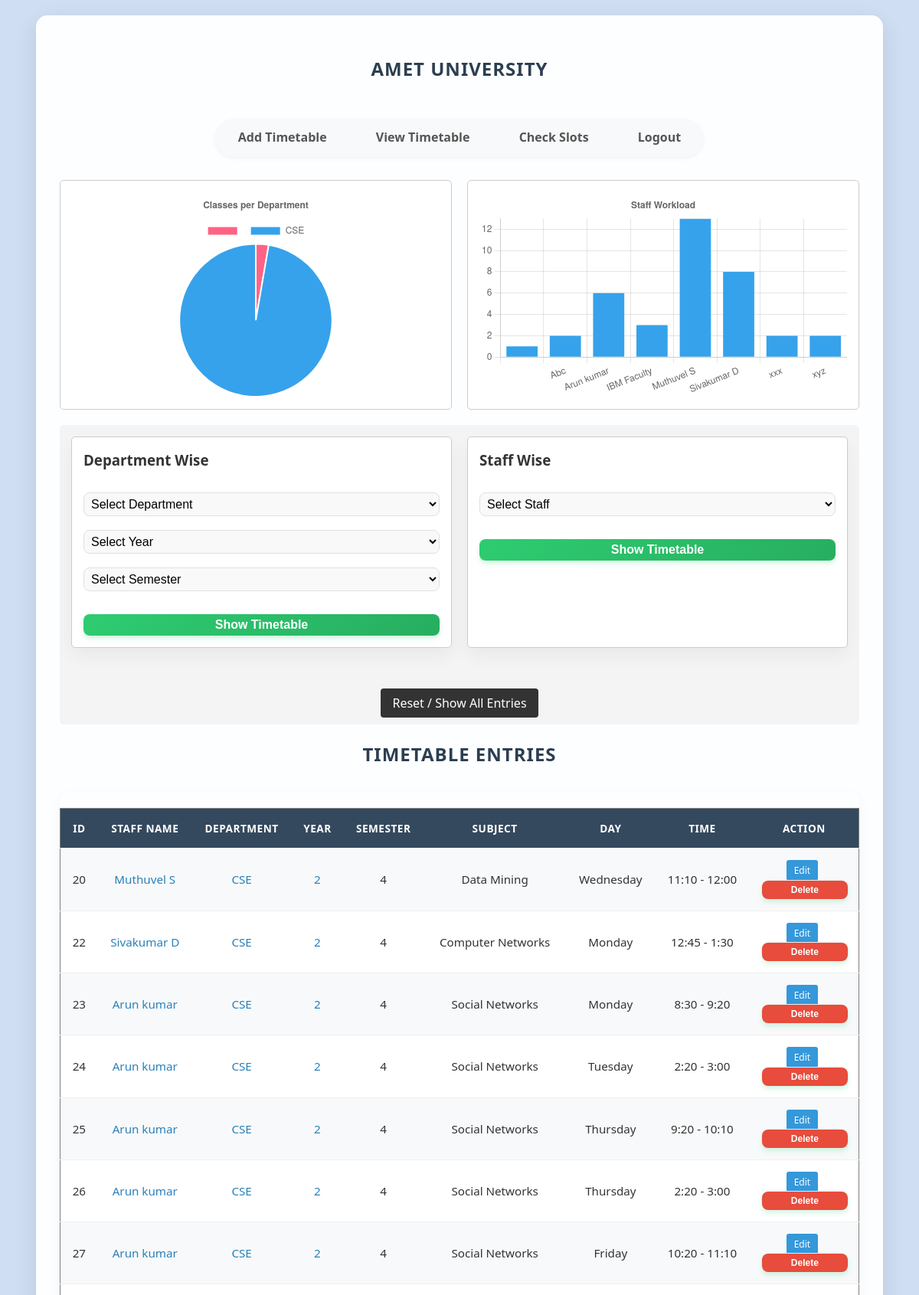
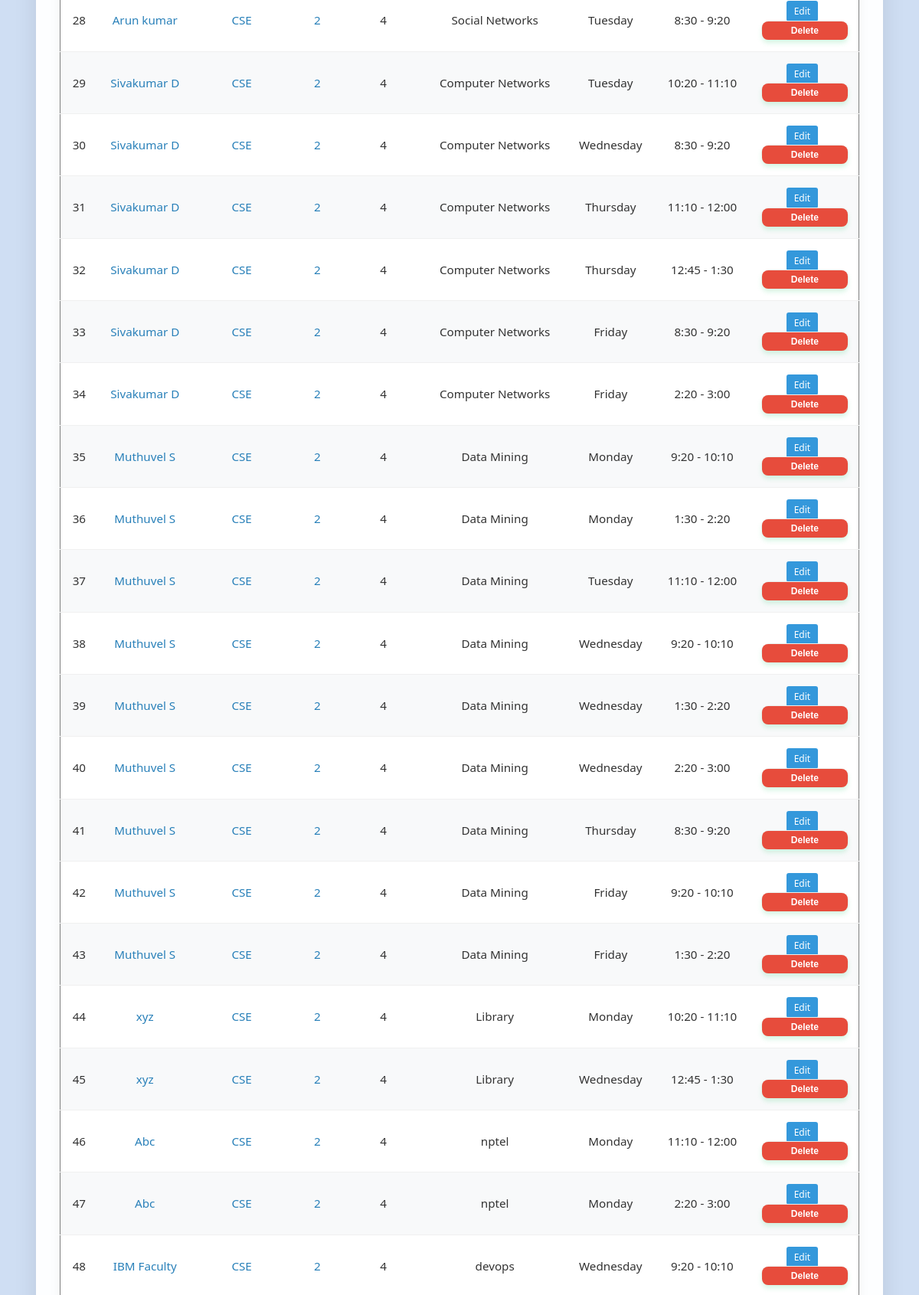
/dashboard (upper part), run on the app's committed database (2 pictures, top to bottom).
### tables this page shows
CREATE TABLE timetable (
            id INTEGER PRIMARY KEY AUTOINCREMENT,
            staff_name TEXT NOT NULL,
            department TEXT NOT NULL,
            semester TEXT NOT NULL,
            subject TEXT NOT NULL,
            day TEXT NOT NULL,
            time TEXT NOT NULL
        , year TEXT DEFAULT '', room TEXT DEFAULT '');

### App.py (the view, shortened to what this page needs)
@app.route("/dashboard")
def dashboard():
    db = get_db()
    staff_name = request.args.get("staff_name")
    department = request.args.get("department")
    year = request.args.get("year")
    query = "SELECT * FROM timetable WHERE 1=1"
    params = []
    if staff_name:
        query += " AND staff_name = ?"
        params.append(staff_name)
    if department:
        query += " AND department = ?"
        params.append(department)
    if year:
        query += " AND year = ?"
        params.append(year)
    entries = db.execute(query, params).fetchall()
    departments = db.execute("SELECT DISTINCT department FROM timetable WHERE department != '' ORDER BY department").fetchall()
    years = db.execute("SELECT DISTINCT year FROM timetable WHERE year != '' ORDER BY year").fetchall()
    semesters = db.execute("SELECT DISTINCT semester FROM timetable WHERE semester != '' ORDER BY semester").fetchall()
    staff_list = db.execute("SELECT DISTINCT staff_name FROM timetable WHERE staff_name != '' ORDER BY staff_name").fetchall()
    dept_counts = db.execute("SELECT department, COUNT(*) as count FROM timetable GROUP BY department").fetchall()
    staff_counts = db.execute("SELECT staff_name, COUNT(*) as count FROM timetable GROUP BY staff_name").fetchall()
    dept_analytics = {"labels": [row["department"] for row in dept_counts], "data": [row["count"] for row in dept_counts]}
    staff_analytics = {"labels": [row["staff_name"] for row in staff_counts], "data": [row["count"] for row in staff_counts]}
    mode = request.args.get("mode")
    if mode:
        session['export_mode'] = mode
        session['export_dept'] = request.args.get("department")
        session['export_year'] = request.args.get("year")
        session['export_sem'] = request.args.get("semester")
        session['export_staff'] = request.args.get("staff_name")
    grid_view = False
    schedule = {d: {t: None for t in time_slots} for d in days}
    filter_desc = ""
    return render_template("dashboard.html", entries=entries, departments=departments, years=years, semesters=semesters, staff_list=staff_list, time_slots=time_slots, days=days, grid_view=grid_view, schedule=schedule, filter_desc=filter_desc, username=session.get("username", "Guest"), dept_analytics=dept_analytics, staff_analytics=staff_analytics)

### App.py (called while the page is built)
def get_db():
    if "db" not in g:
        g.db = sqlite3.connect(DB_PATH)
        g.db.row_factory = sqlite3.Row
    return g.db

### Templates/dashboard.html (shortened to what this page needs)
<!DOCTYPE html>
<html lang="en">
<head>
    <link rel="stylesheet" href="{{ url_for('static', filename='style.css') }}">
</head>
<body class="dashboard-page">
    <div class="container">
        <h2>Amet University</h2>
        <nav>
            <ul>
                <li><a href="{{ url_for('add_entry') }}">Add Timetable</a></li>
                <li><a href="{{ url_for('dashboard') }}">View Timetable</a></li>
                <li><a href="{{ url_for('check_slots') }}">Check Slots</a></li>
                <li><a href="{{ url_for('logout') }}">Logout</a></li>
            </ul>
        </nav>
                <div class="no-print charts-container" style="display: flex; gap: 20px; margin-bottom: 20px; height: 300px;">
                    <div style="flex: 1; background: white; padding: 15px; border-radius: 5px; border: 1px solid #ccc;">
                        <canvas id="deptChart"></canvas>
                    </div>
                    <div style="flex: 1; background: white; padding: 15px; border-radius: 5px; border: 1px solid #ccc;">
                        <canvas id="staffChart"></canvas>
                    </div>
                </div>
                <div class="no-print" style="margin: 20px 0; padding: 15px; background: #f4f4f4; border-radius: 5px; display: flex; gap: 20px; flex-wrap: wrap;">
                    <form action="{{ url_for('dashboard') }}" method="GET" style="border: 1px solid #ccc; padding: 15px; border-radius: 5px; background: #fff; flex: 1;">
                        <h3 style="margin-top: 0;">Department Wise</h3>
                        <select name="department" required style="padding: 5px; margin-right: 5px;">
                            <option value="" disabled selected>Select Department</option>
                        </select>
                        <select name="year" required style="padding: 5px; margin-right: 5px;">
                            <option value="" disabled selected>Select Year</option>
                        </select>
                        <select name="semester" required style="padding: 5px; margin-right: 5px;">
                            <option value="" disabled selected>Select Semester</option>
                        </select>
                        <button type="submit" style="padding: 5px 10px; cursor: pointer;">Show Timetable</button>
                    </form>
                    <form action="{{ url_for('dashboard') }}" method="GET" style="border: 1px solid #ccc; padding: 15px; border-radius: 5px; background: #fff; flex: 1;">
                        <h3 style="margin-top: 0;">Staff Wise</h3>
                        <select name="staff_name" required style="padding: 5px; margin-right: 5px;">
                            <option value="" disabled selected>Select Staff</option>
                        </select>
                        <button type="submit" style="padding: 5px 10px; cursor: pointer;">Show Timetable</button>
                    </form>
                    <div style="flex-basis: 100%; text-align: center; margin-top: 10px;">
                        <a href="{{ url_for('dashboard') }}" style="text-decoration: none; background: #333; color: #fff; padding: 8px 15px; border-radius: 4px;">Reset / Show All Entries</a>
                    </div>
                </div>
                <h2>Timetable Entries</h2>
                <div class="table-responsive">
                <table border="1" cellpadding="8" cellspacing="0">
                        <tr>
                                <th>ID</th>
                                <th>Staff Name</th>
                                <th>Department</th>
                                <th>Year</th>
                                <th>Semester</th>
                                <th>Subject</th>
                                <th>Day</th>
                                <th>Time</th>
                                <th>Action</th>
                        </tr>
                        {% for row in entries %}
                        <tr>
                                <td>{{ row.id }}</td>
                                <td><a href="{{ url_for('dashboard', staff_name=row.staff_name) }}">{{ row.staff_name }}</a></td>
                                <td><a href="{{ url_for('dashboard', department=row.department) }}">{{ row.department }}</a></td>
                                <td><a href="{{ url_for('dashboard', year=row.year) }}">{{ row.year }}</a></td>
                                <td>{{ row.semester }}</td>
                                <td>{{ row.subject }}</td>
                                <td>{{ row.day }}</td>
                                <td>{{ row.time }}</td>
                                <td>
                                    <a href="{{ url_for('edit_entry', entry_id=row.id) }}" style="text-decoration: none; background: #3498db; color: white; padding: 5px 10px; border-radius: 3px; font-size: 12px; margin-right: 5px;">Edit</a>
                                    <form method="POST" action="{{ url_for('delete_entry', entry_id=row.id) }}" style="display:inline; width:auto; padding:0; margin:0; background:none; box-shadow:none;">
                                        <button type="submit" onclick="return confirm('Are you sure you want to delete this entry?');" style="margin:0; padding:5px 10px; background:#e74c3c; font-size:12px;">Delete</button>
                                    </form>
                                </td>
                        </tr>
                        {% endfor %}
                </table>
                </div>
        </div>
    <script>
        // Parse data passed from Flask (Wrapped in quotes to prevent IDE syntax errors)
        const deptData = JSON.parse('{{ dept_analytics | tojson | safe }}');
        const staffData = JSON.parse('{{ staff_analytics | tojson | safe }}');
        // 1. Department Distribution Chart (Pie)
        if (deptData && deptData.labels && deptData.labels.length > 0) {
            new Chart(document.getElementById('deptChart'), {
                type: 'pie',
                data: {
                    labels: deptData.labels,
                    datasets: [{
                        data: deptData.data,
                        backgroundColor: ['#FF6384', '#36A2EB', '#FFCE56', '#4BC0C0', '#9966FF', '#FF9F40']
                    }]
                },
                options: {
                    responsive: true,
                    maintainAspectRatio: false,
                    plugins: {
                        title: { display: true, text: 'Classes per Department' }
                    }
                }
            });
        }
        // 2. Staff Workload Chart (Bar)
        if (staffData && staffData.labels && staffData.labels.length > 0) {
            new Chart(document.getElementById('staffChart'), {
                type: 'bar',
                data: {
                    labels: staffData.labels,
                    datasets: [{
                        label: 'Classes Assigned',
                        data: staffData.data,
                        backgroundColor: '#36A2EB'
                    }]
                },
                options: {
                    responsive: true,
                    maintainAspectRatio: false,
                    scales: {
                        y: { beginAtZero: true, ticks: { stepSize: 1 } }
                    },
                    plugins: {
                        title: { display: true, text: 'Staff Workload' },
                        legend: { display: false }
                    }
                }
            });
        }
    </script>
</body>
</html>

### Static/Style.css (style rules this page uses)
body { font-family: 'Segoe UI', 'Roboto', 'Helvetica Neue', Arial, sans-serif; background: linear-gradient(135deg, #f5f7fa 0%, #c3cfe2 100%); margin: 0; padding: 0; color: #333; line-height: 1.6; }
.dashboard-page { background: linear-gradient(rgba(255, 255, 255, 0.85), rgba(255, 255, 255, 0.85)), url('background.jpg') no-repeat center center fixed; background-size: cover; }
.container { width: 90%; max-width: 1200px; margin: 40px auto; background: rgba(255, 255, 255, 0.9); backdrop-filter: blur(10px); padding: 40px; border-radius: 16px; box-shadow: 0 15px 35px rgba(0,0,0,0.1); border: 1px solid rgba(255, 255, 255, 0.5); }
h2 { text-align: center; color: #2c3e50; margin-bottom: 30px; font-weight: 700; letter-spacing: 1px; text-transform: uppercase; }
a { text-decoration: none; color: #2980b9; font-weight: 500; transition: color 0.3s ease; }
nav ul { list-style-type: none; padding: 10px 20px; text-align: center; margin-bottom: 40px; background: #ffffff; border-radius: 50px; display: inline-block; position: relative; left: 50%; transform: translateX(-50%); box-shadow: 0 5px 15px rgba(0,0,0,0.05); }
nav ul li { display: inline-block; margin: 0 5px; }
nav ul li a { padding: 10px 25px; background: transparent; color: #555; border-radius: 30px; box-shadow: none; transition: all 0.3s ease; }
form { width: 100%; max-width: 600px; margin: 0 auto 30px auto; background: #ffffff; padding: 30px; border-radius: 12px; box-shadow: 0 10px 25px rgba(0,0,0,0.05); border: 1px solid #f0f0f0; }
input[type="text"], input[type="password"], select { width: 100%; padding: 12px; margin-top: 8px; border-radius: 8px; border: 1px solid #e0e0e0; background: #f9f9f9; font-size: 1rem; margin-bottom: 10px; box-sizing: border-box; transition: all 0.3s ease; }
button { margin-top: 20px; padding: 12px 24px; border: none; background: linear-gradient(135deg, #2ecc71 0%, #27ae60 100%); color: white; font-weight: 700; border-radius: 8px; cursor: pointer; font-size: 1rem; transition: transform 0.2s, box-shadow 0.2s; box-shadow: 0 4px 6px rgba(46, 204, 113, 0.2); width: 100%; }
.table-responsive { overflow-x: auto; border-radius: 12px; box-shadow: 0 5px 15px rgba(0,0,0,0.05); }
table { width: 100%; border-collapse: collapse; margin-top: 0; background: white; min-width: 600px; }
table th, table td { padding: 15px; border-bottom: 1px solid #f0f0f0; text-align: center; font-size: 0.95rem; border-right: none; border-left: none; border-top: none; }
table th { background: #34495e; color: white; font-weight: 600; text-transform: uppercase; font-size: 0.85rem; letter-spacing: 0.5px; }
table tr:nth-child(even) { background: #f8f9fa; }

### data on the page
timetable: id "20", staff_name "Muthuvel S", department "CSE", year "2", semester "4", subject "Data Mining", day "Wednesday", time "11:10 - 12:00"
timetable: id "22", staff_name "Sivakumar D", department "CSE", year "2", semester "4", subject "Computer Networks", day "Monday", time "12:45 - 1:30"
timetable: id "23", staff_name "Arun kumar", department "CSE", year "2", semester "4", subject "Social Networks", day "Monday", time "8:30 - 9:20"
timetable: id "24", staff_name "Arun kumar", department "CSE", year "2", semester "4", subject "Social Networks", day "Tuesday", time "2:20 - 3:00"
timetable: id "25", staff_name "Arun kumar", department "CSE", year "2", semester "4", subject "Social Networks", day "Thursday", time "9:20 - 10:10"
timetable: id "26", staff_name "Arun kumar", department "CSE", year "2", semester "4", subject "Social Networks", day "Thursday", time "2:20 - 3:00"
timetable: id "27", staff_name "Arun kumar", department "CSE", year "2", semester "4", subject "Social Networks", day "Friday", time "10:20 - 11:10"
timetable: id "28", staff_name "Arun kumar", department "CSE", year "2", semester "4", subject "Social Networks", day "Tuesday", time "8:30 - 9:20"
timetable: id "29", staff_name "Sivakumar D", department "CSE", year "2", semester "4", subject "Computer Networks", day "Tuesday", time "10:20 - 11:10"
timetable: id "30", staff_name "Sivakumar D", department "CSE", year "2", semester "4", subject "Computer Networks", day "Wednesday", time "8:30 - 9:20"
timetable: id "31", staff_name "Sivakumar D", department "CSE", year "2", semester "4", subject "Computer Networks", day "Thursday", time "11:10 - 12:00"
timetable: id "32", staff_name "Sivakumar D", department "CSE", year "2", semester "4", subject "Computer Networks", day "Thursday", time "12:45 - 1:30"
timetable: id "33", staff_name "Sivakumar D", department "CSE", year "2", semester "4", subject "Computer Networks", day "Friday", time "8:30 - 9:20"
timetable: id "34", staff_name "Sivakumar D", department "CSE", year "2", semester "4", subject "Computer Networks", day "Friday", time "2:20 - 3:00"
timetable: id "35", staff_name "Muthuvel S", department "CSE", year "2", semester "4", subject "Data Mining", day "Monday", time "9:20 - 10:10"
timetable: id "36", staff_name "Muthuvel S", department "CSE", year "2", semester "4", subject "Data Mining", day "Monday", time "1:30 - 2:20"
timetable: id "37", staff_name "Muthuvel S", department "CSE", year "2", semester "4", subject "Data Mining", day "Tuesday", time "11:10 - 12:00"
timetable: id "38", staff_name "Muthuvel S", department "CSE", year "2", semester "4", subject "Data Mining", day "Wednesday", time "9:20 - 10:10"
timetable: id "39", staff_name "Muthuvel S", department "CSE", year "2", semester "4", subject "Data Mining", day "Wednesday", time "1:30 - 2:20"
timetable: id "40", staff_name "Muthuvel S", department "CSE", year "2", semester "4", subject "Data Mining", day "Wednesday", time "2:20 - 3:00"
timetable: id "41", staff_name "Muthuvel S", department "CSE", year "2", semester "4", subject "Data Mining", day "Thursday", time "8:30 - 9:20"
timetable: id "42", staff_name "Muthuvel S", department "CSE", year "2", semester "4", subject "Data Mining", day "Friday", time "9:20 - 10:10"
timetable: id "43", staff_name "Muthuvel S", department "CSE", year "2", semester "4", subject "Data Mining", day "Friday", time "1:30 - 2:20"
timetable: id "44", staff_name "xyz", department "CSE", year "2", semester "4", subject "Library", day "Monday", time "10:20 - 11:10"
timetable: id "45", staff_name "xyz", department "CSE", year "2", semester "4", subject "Library", day "Wednesday", time "12:45 - 1:30"
timetable: id "46", staff_name "Abc", department "CSE", year "2", semester "4", subject "nptel", day "Monday", time "11:10 - 12:00"
timetable: id "47", staff_name "Abc", department "CSE", year "2", semester "4", subject "nptel", day "Monday", time "2:20 - 3:00"
timetable: id "48", staff_name "IBM Faculty", department "CSE", year "2", semester "4", subject "devops", day "Wednesday", time "9:20 - 10:10"

### other printed values
chart data {{ dept_analytics | tojson | safe }} {"data": [1, 36], "labels": ["", "CSE"]}
chart data {{ staff_analytics | tojson | safe }} {"data": [1, 2, 6, 3, 13, 8, 2, 2], "labels": ["", "Abc", "Arun kumar", "IBM Faculty", "Muthuvel S", "Sivakumar D", "xxx", "xyz"]}
